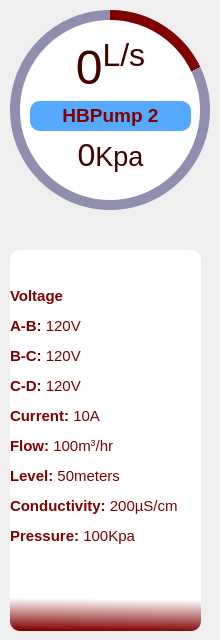
            <widget class="QFrame" name="cirProgBar_4">
             <property name="minimumSize">
              <size>
               <width>220</width>
               <height>220</height>
              </size>
             </property>
             <property name="frameShape">
              <enum>QFrame::NoFrame</enum>
             </property>
             <property name="frameShadow">
              <enum>QFrame::Raised</enum>
             </property>
             <widget class="QFrame" name="cirProg2">
              <property name="geometry">
               <rect>
                <x>10</x>
                <y>10</y>
                <width>200</width>
                <height>200</height>
               </rect>
              </property>
              <property name="styleSheet">
               <string notr="true">QFrame{
border-radius: 100px;
background-color: qconicalgradient(cx:0.5, cy:0.5, angle:90, stop:0.819892 rgba(0, 0, 8, 0), stop:0.820892 rgba(129, 0, 0, 255));
}</string>
              </property>
              <property name="frameShape">
               <enum>QFrame::NoFrame</enum>
              </property>
              <property name="frameShadow">
               <enum>QFrame::Raised</enum>
              </property>
             </widget>
             <widget class="QFrame" name="frame_10">
              <property name="geometry">
               <rect>
                <x>10</x>
                <y>10</y>
                <width>200</width>
                <height>200</height>
               </rect>
              </property>
              <property name="sizePolicy">
               <sizepolicy hsizetype="Preferred" vsizetype="Preferred">
                <horstretch>200</horstretch>
                <verstretch>200</verstretch>
               </sizepolicy>
              </property>
              <property name="minimumSize">
               <size>
                <width>200</width>
                <height>200</height>
               </size>
              </property>
              <property name="styleSheet">
               <string notr="true">QFrame{
border-radius: 100px;
background-color: rgba(77, 77, 127, 150);
}</string>
              </property>
              <property name="frameShape">
               <enum>QFrame::NoFrame</enum>
              </property>
              <property name="frameShadow">
               <enum>QFrame::Raised</enum>
              </property>
             </widget>
             <widget class="QFrame" name="frame_11">
              <property name="geometry">
               <rect>
                <x>20</x>
                <y>20</y>
                <width>180</width>
                <height>180</height>
               </rect>
              </property>
              <property name="styleSheet">
               <string notr="true">QFrame{
border-radius: 90;
	background-color: rgb(255, 255, 255);
}</string>
              </property>
              <property name="frameShape">
               <enum>QFrame::StyledPanel</enum>
              </property>
              <property name="frameShadow">
               <enum>QFrame::Raised</enum>
              </property>
              <widget class="QWidget" name="layoutWidget_4">
               <property name="geometry">
                <rect>
                 <x>10</x>
                 <y>20</y>
                 <width>161</width>
                 <height>134</height>
                </rect>
               </property>
               <layout class="QGridLayout" name="gridLayout_5">
                <item row="3" column="0">
                 <widget class="QLabel" name="progValue4">
                  <property name="font">
                   <font>
                    <pointsize>36</pointsize>
                   </font>
                  </property>
                  <property name="styleSheet">
                   <string notr="true">color: rgb(129, 0, 0);
background-color: rgba(0, 0, 0, 0);</string>
                  </property>
                  <property name="text">
                   <string>&lt;p&gt;&lt;span style=&quot; font-size:24pt; color:#430000;&quot;&gt;0&lt;/span&gt;&lt;span style=&quot; font-size:20pt; color:#430000;&quot;&gt;Kpa&lt;/span&gt;&lt;/p&gt;</string>
                  </property>
                  <property name="alignment">
                   <set>Qt::AlignCenter</set>
                  </property>
                 </widget>
                </item>
                <item row="1" column="0">
                 <widget class="QLabel" name="name_4">
                  <property name="font">
                   <font>
                    <pointsize>12</pointsize>
                    <weight>75</weight>
                    <bold>true</bold>
                   </font>
                  </property>
                  <property name="styleSheet">
                   <string notr="true">color: rgb(129, 0, 0);
background-color: rgb(85, 170, 255);
border-radius: 10px</string>
                  </property>
                  <property name="text">
                   <string>&lt;html&gt;&lt;head/&gt;&lt;body&gt;&lt;p&gt;&lt;span style=&quot; font-size:14pt;&quot;&gt;HBPump 2&lt;/span&gt;&lt;/p&gt;&lt;/body&gt;&lt;/html&gt;</string>
                  </property>
                  <property name="alignment">
                   <set>Qt::AlignCenter</set>
                  </property>
                 </widget>
                </item>
                <item row="0" column="0">
                 <widget class="QLabel" name="progValue3">
                  <property name="font">
                   <font>
                    <pointsize>36</pointsize>
                   </font>
                  </property>
                  <property name="styleSheet">
                   <string notr="true">color: rgb(129, 0, 0);
background-color: rgba(0, 0, 0, 0);</string>
                  </property>
                  <property name="text">
                   <string>&lt;p&gt;&lt;span style=&quot; color:#430000;&quot;&gt;0&lt;/span&gt;&lt;span style=&quot; color:#430000; vertical-align:super;&quot;&gt;L/s&lt;/span&gt;&lt;/p&gt;</string>
                  </property>
                  <property name="alignment">
                   <set>Qt::AlignCenter</set>
                  </property>
                 </widget>
                </item>
               </layout>
              </widget>
             </widget>
             <widget class="QLabel" name="progressTable_2">
              <property name="geometry">
               <rect>
                <x>10</x>
                <y>250</y>
                <width>191</width>
                <height>381</height>
               </rect>
              </property>
              <property name="font">
               <font>
                <pointsize>12</pointsize>
                <weight>75</weight>
                <bold>true</bold>
               </font>
              </property>
              <property name="styleSheet">
               <string notr="true">color: rgb(129, 0, 0);
background-color: qlineargradient(spread:pad, x1:0.426455, y1:1, x2:0.427, y2:0.915045, stop:0 rgba(129, 0, 0, 255), stop:1 rgba(255, 255, 255, 255));
border-radius: 10px</string>
              </property>
              <property name="text">
               <string>&lt;html&gt;&lt;head/&gt;&lt;body&gt;&lt;p&gt;&lt;span style=&quot; font-size:11pt;&quot;&gt;Voltage&lt;/span&gt;&lt;/p&gt;&lt;p&gt;&lt;span style=&quot; font-size:11pt;&quot;&gt;A-B: &lt;/span&gt;&lt;span style=&quot; font-size:11pt; font-weight:400;&quot;&gt;120V&lt;/span&gt;&lt;/p&gt;&lt;p&gt;&lt;span style=&quot; font-size:11pt;&quot;&gt;B-C: &lt;/span&gt;&lt;span style=&quot; font-size:11pt; font-weight:400;&quot;&gt;120V&lt;/span&gt;&lt;/p&gt;&lt;p&gt;&lt;span style=&quot; font-size:11pt;&quot;&gt;C-D: &lt;/span&gt;&lt;span style=&quot; font-size:11pt; font-weight:400;&quot;&gt;120V&lt;/span&gt;&lt;/p&gt;&lt;p&gt;&lt;span style=&quot; font-size:11pt;&quot;&gt;Current: &lt;/span&gt;&lt;span style=&quot; font-size:11pt; font-weight:400;&quot;&gt;10A&lt;/span&gt;&lt;/p&gt;&lt;p&gt;&lt;span style=&quot; font-size:11pt;&quot;&gt;Flow: &lt;/span&gt;&lt;span style=&quot; font-size:11pt; font-weight:400;&quot;&gt;100m&lt;/span&gt;&lt;span style=&quot; font-size:11pt; font-weight:400; vertical-align:super;&quot;&gt;3&lt;/span&gt;&lt;span style=&quot; font-size:11pt; font-weight:400;&quot;&gt;/hr&lt;/span&gt;&lt;/p&gt;&lt;p&gt;&lt;span style=&quot; font-size:11pt;&quot;&gt;Level: &lt;/span&gt;&lt;span style=&quot; font-size:11pt; font-weight:400;&quot;&gt;50meters&lt;/span&gt;&lt;/p&gt;&lt;p&gt;&lt;span style=&quot; font-size:11pt;&quot;&gt;Conductivity: &lt;/span&gt;&lt;span style=&quot; font-size:11pt; font-weight:400;&quot;&gt;200µS/cm&lt;/span&gt;&lt;/p&gt;&lt;p&gt;&lt;span style=&quot; font-size:11pt;&quot;&gt;Pressure: &lt;/span&gt;&lt;span style=&quot; font-size:11pt; font-weight:400;&quot;&gt;100Kpa&lt;/span&gt;&lt;/p&gt;&lt;p&gt;&lt;br/&gt;&lt;/p&gt;&lt;/body&gt;&lt;/html&gt;</string>
              </property>
              <property name="alignment">
               <set>Qt::AlignLeading|Qt::AlignLeft|Qt::AlignVCenter</set>
              </property>
              <property name="margin">
               <number>10</number>
              </property>
             </widget>
             <zorder>frame_10</zorder>
             <zorder>cirProg2</zorder>
             <zorder>frame_11</zorder>
             <zorder>progressTable_2</zorder>
            </widget>
